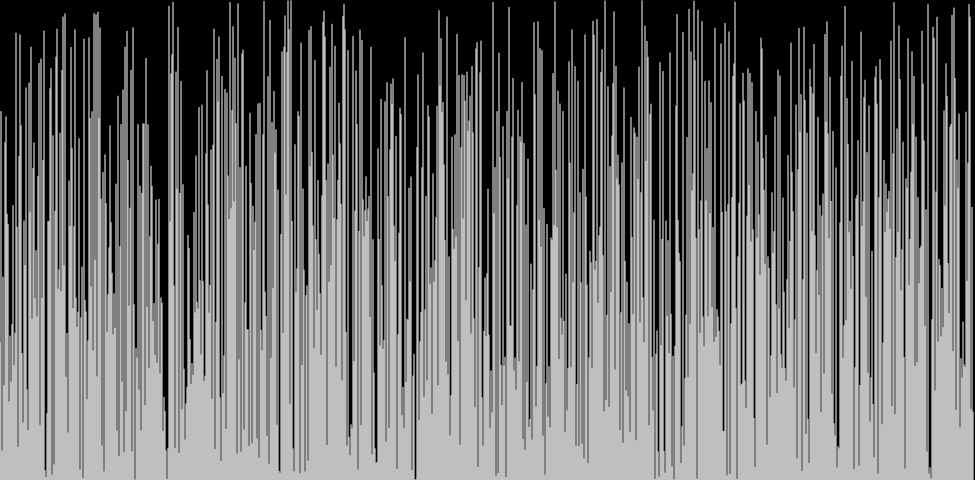
Frame 1 (no input)
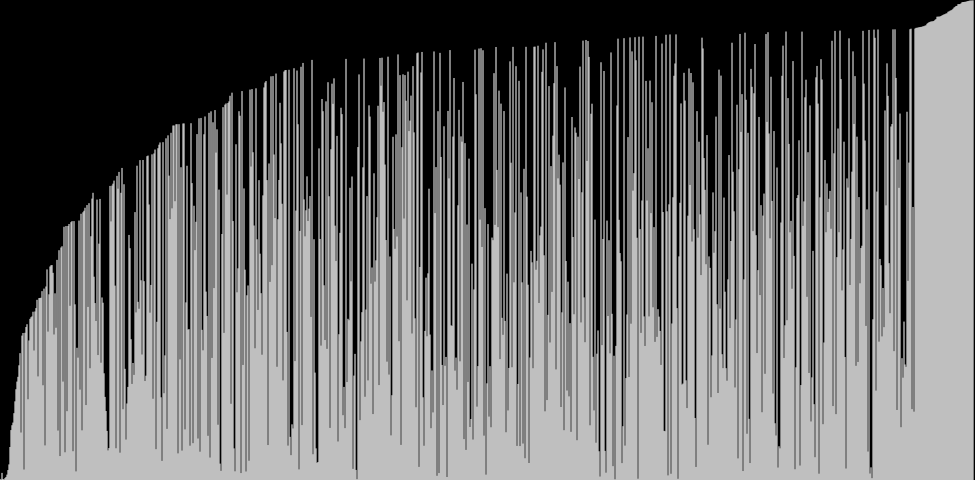
Frame 60 (no input)
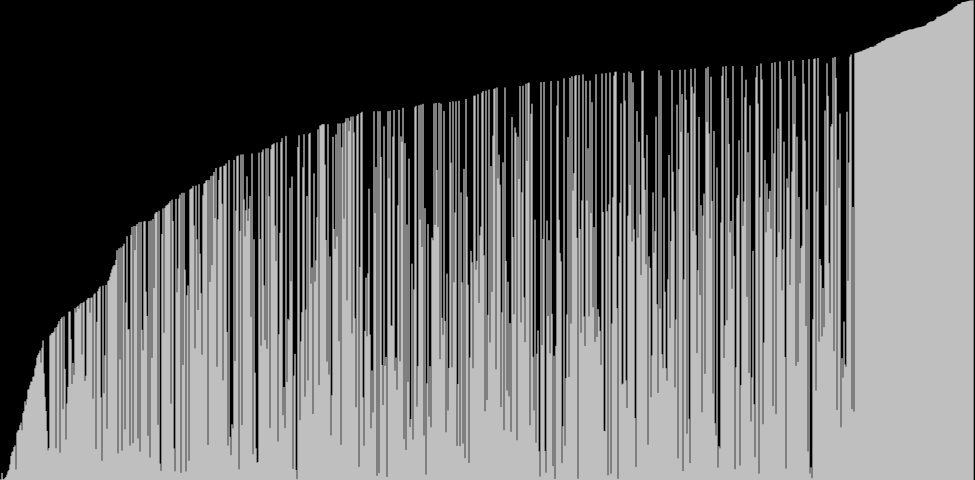
Frame 120 (the mouse pressed at the canvas centre since frame 60)

The p5.js sketch that drew these frames (run headless with seeded random() and noise() and a simulated clock; from frame 60 on, the mouse is pressed at the canvas centre):

// p5.js sketch
// ── sketch.js
function setup(){
    createCanvas(975,480);
    DataArray = [];
    for(var i = 0; i < width; i ++){
        DataArray.push(random(height));
    }
    frameRate(30);
    
}
function draw(){
    background(0);

    GapVal = Math.floor(DataArray.length / 1.6);
    
    index = 0;
    
    if(GapVal > 1){
    while(GapVal + index <= DataArray.length){
        if(DataArray[index] < DataArray[index + GapVal]){
            var tmp = DataArray[index + GapVal];
            DataArray[index + GapVal] = DataArray[index];
            DataArray[index] = tmp;
        }
        index++;
        GapVal = Math.round(GapVal/1.6);
    }
    for(var i = 0;i < DataArray.length - 1; i++){
        stroke(255);
        line(i,height,i,DataArray[i]);   
    }
    
}

    
    
    
    
}
